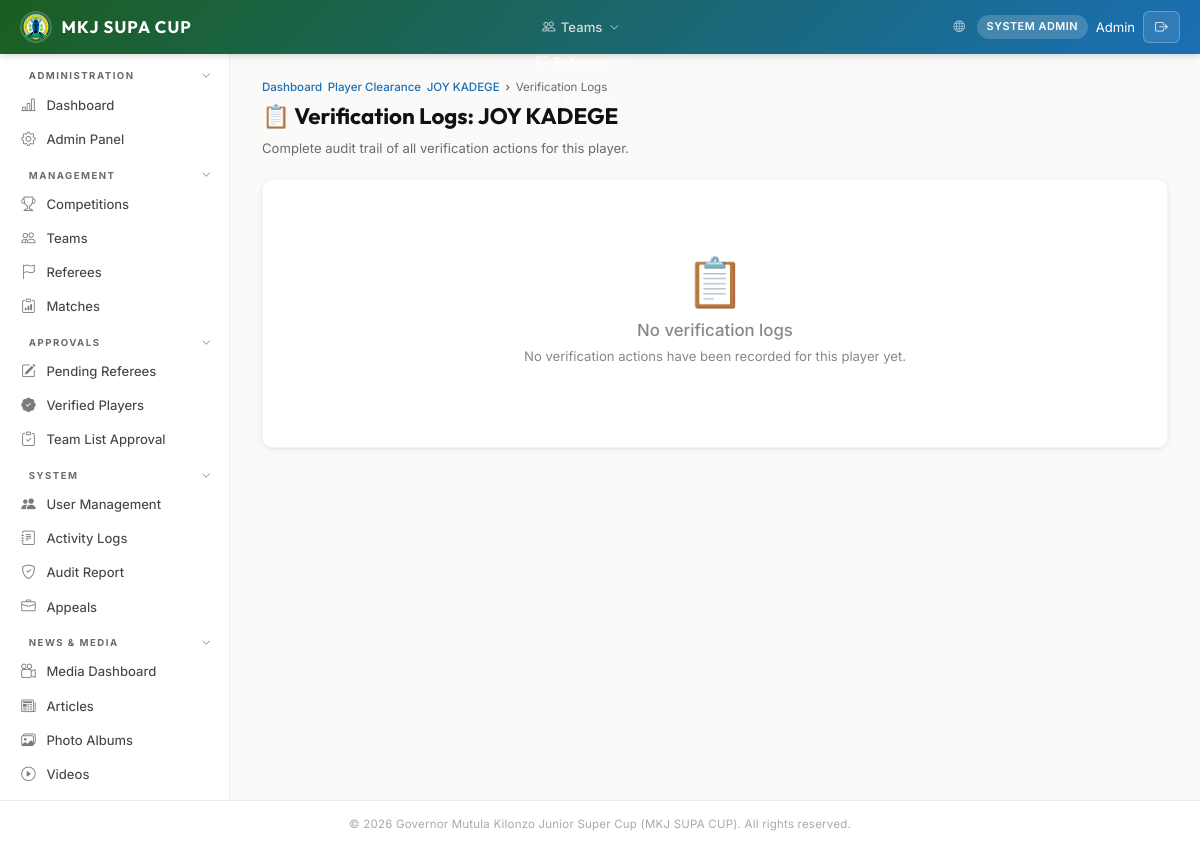
The app's page /portal/players/1/verification-logs/ (signed in) with its own data.
### accounts/models.py (models this page shows, shortened)
class User(AbstractBaseUser, PermissionsMixin):
    email       = models.EmailField(unique=True)
    first_name  = models.CharField(max_length=100)
    last_name   = models.CharField(max_length=100)
    phone       = models.CharField(max_length=13, validators=[kenya_phone_validator])
    role        = models.CharField(max_length=30, choices=UserRole.choices, default=UserRole.TEAM_MANAGER)
    county      = models.CharField(max_length=100, blank=True, help_text="Kenyan county")
    sub_county  = models.CharField(
        max_length=100, blank=True, default="",
        help_text="Sub-county or constituency assignment for sub-county sports officers",
    )
    profile_photo = models.ImageField(upload_to="profiles/", null=True, blank=True)
    is_active   = models.BooleanField(default=True)
    is_staff    = models.BooleanField(default=False)
    is_suspended = models.BooleanField(default=False, help_text="Admin-suspended account")
    assigned_discipline = models.CharField(
        max_length=30, blank=True, default="",
        help_text="Sport family or discipline this user manages (for Coordinator / Scout roles)",
    )
    must_change_password = models.BooleanField(
        default=False,
        help_text="When True the user must set a new password on next login.",
    )
    date_joined = models.DateTimeField(default=timezone.now)
    last_login  = models.DateTimeField(null=True, blank=True)
    objects = UserManager()
    USERNAME_FIELD  = "email"
    REQUIRED_FIELDS = ["first_name", "last_name"]
    class Meta:
        verbose_name      = "User"
        verbose_name_plural = "Users"
        ordering = ["last_name", "first_name"]

### teams/models.py (models this page shows, shortened)
class Player(models.Model):
    team           = models.ForeignKey(Team, on_delete=models.CASCADE, related_name="players")
    first_name     = models.CharField(max_length=100)
    last_name      = models.CharField(max_length=100)
    date_of_birth  = models.DateField()
    position       = models.CharField(max_length=10, choices=Position.choices)
    shirt_number       = models.PositiveIntegerField()
    national_id_number = models.CharField(max_length=20, blank=True, default="", validators=[national_id_validator],
                                          help_text="National ID number")
    birth_cert_number  = models.CharField(max_length=30, blank=True, default="",
                                          help_text="Birth Certificate number")
    photo          = models.ImageField(upload_to="players/photos/", null=True, blank=True,
                                       help_text="Passport-size photo")
    id_document    = models.ImageField(upload_to="players/ids/", null=True, blank=True,
                                       help_text="Copy of National ID")
    birth_certificate = models.ImageField(upload_to="players/birth_certs/", null=True, blank=True,
                                          help_text="Copy of Birth Certificate")
    verification_status = models.CharField(
        max_length=20, choices=VerificationStatus.choices,
        default=VerificationStatus.PENDING,
    )
    rejection_reason = models.CharField(
        max_length=30, choices=RejectionReason.choices,
        blank=True, default="",
    )
    rejection_notes  = models.TextField(blank=True, default="",
                                        help_text="Additional notes on rejection")
    verified_by      = models.ForeignKey(
        settings.AUTH_USER_MODEL, on_delete=models.SET_NULL,
        null=True, blank=True, related_name="verified_players",
    )
    verified_at      = models.DateTimeField(null=True, blank=True)
    huduma_status = models.CharField(
        max_length=20, choices=HudumaVerificationStatus.choices,
        default=HudumaVerificationStatus.NOT_CHECKED,
        help_text="Huduma Kenya age verification status",
    )
    huduma_verified_at  = models.DateTimeField(null=True, blank=True)
    huduma_verified_by  = models.ForeignKey(
        settings.AUTH_USER_MODEL, on_delete=models.SET_NULL,
        null=True, blank=True, related_name="huduma_verified_players",
    )
    huduma_reference    = models.CharField(max_length=100, blank=True, default="",
                                           help_text="Huduma Kenya verification reference")
    huduma_notes        = models.TextField(blank=True, default="",
                                           help_text="Notes from Huduma verification")
    fifa_connect_id     = models.CharField(max_length=50, blank=True, default="",
                                           help_text="FIFA Connect Player ID")
    fifa_connect_status = models.CharField(
        max_length=20, choices=FIFAConnectStatus.choices,
        default=FIFAConnectStatus.NOT_CHECKED,
        help_text="FIFA Connect higher-league check status",
    )
    fifa_connect_leagues = models.JSONField(
        default=list, blank=True,
        help_text="List of higher-level leagues found in FIFA Connect",
    )
    fifa_connect_checked_at = models.DateTimeField(null=True, blank=True)
    fifa_connect_checked_by = models.ForeignKey(
        settings.AUTH_USER_MODEL, on_delete=models.SET_NULL,
        null=True, blank=True, related_name="fifa_connect_checked_players",
    )
    fifa_connect_notes = models.TextField(blank=True, default="",
                                          help_text="Notes from FIFA Connect check")
    status         = models.CharField(max_length=20, choices=PlayerStatus.choices, default=PlayerStatus.ELIGIBLE)
    registered_at  = models.DateTimeField(auto_now_add=True)
    class Meta:
        unique_together = ["team", "shirt_number"]
        ordering        = ["team", "shirt_number"]
    def get_full_name(self):
        return f"{self.first_name} {self.last_name}"
    @property
    def age(self):
        from django.utils import timezone
        today = timezone.now().date()
        dob   = self.date_of_birth
        return today.year - dob.year - ((today.month, today.day) < (dob.month, dob.day))

### teams/verification_views.py (the view)
# urls.py: path("portal/players/<int:player_pk>/verification-logs/",     _verification_logs,         name="player_verification_logs"),
@login_required(login_url='web_login')
def player_verification_logs(request, player_pk):
    player = get_object_or_404(Player, pk=player_pk)
    logs = PlayerVerificationLog.objects.filter(player=player).select_related('performed_by')
    return render(request, 'portal/player_verification_logs.html', {
        'player': player,
        'logs': logs,
    })

### templates/portal/player_verification_logs.html (shortened to what this page needs)
{% extends 'base.html' %}
{% block content %}
<div class="page-header">
    <div class="breadcrumb">
        <a href="{% url 'dashboard' %}">Dashboard</a>
        <a href="{% url 'player_clearance_dashboard' %}">Player Clearance</a>
        <a href="{% url 'player_clearance_detail' player_pk=player.pk %}">{{ player.get_full_name }}</a>
        <span>Verification Logs</span>
    </div>
    <h1>📋 Verification Logs: {{ player.get_full_name }}</h1>
    <p>Complete audit trail of all verification actions for this player.</p>
</div>
<div class="card">
    <div class="card-body">
        {% if logs %}
        <div class="table-responsive">
            <table>
                <thead>
                    <tr>
                        <th>Date / Time</th>
                        <th>Step</th>
                        <th>Action</th>
                        <th>Result</th>
                        <th>Performed By</th>
                        <th>Notes</th>
                        <th>Details</th>
                    </tr>
                </thead>
                <tbody>
                    {% for log in logs %}
                    <tr>
                        <td style="font-size:.85rem;white-space:nowrap">{{ log.performed_at|date:"d M Y H:i:s" }}</td>
                        <td>
                            {% if log.step == 'document' %}📄{% elif log.step == 'huduma' %}🏛️{% elif log.step == 'fifa_connect' %}⚽{% else %}🛡️{% endif %}
                            {{ log.get_step_display }}
                        </td>
                        <td style="font-weight:600">{{ log.action }}</td>
                        <td>
                            {% if log.result == 'verified' or log.result == 'clear' or log.result == 'eligible' %}
                            <span style="background:#e8f5e9;color:#1565C0;padding:.2rem .5rem;border-radius:4px;font-size:.8rem;font-weight:600">{{ log.result }}</span>
                            {% elif log.result == 'flagged' or log.result == 'failed' or log.result == 'rejected' or log.result == 'ineligible' %}
                            <span style="background:#fce4ec;color:#C62828;padding:.2rem .5rem;border-radius:4px;font-size:.8rem;font-weight:600">{{ log.result }}</span>
                            {% else %}
                            <span style="background:#f5f5f5;color:#555;padding:.2rem .5rem;border-radius:4px;font-size:.8rem">{{ log.result }}</span>
                            {% endif %}
                        </td>
                        <td style="font-size:.85rem">{% if log.performed_by %}{{ log.performed_by.get_full_name }}{% else %}System{% endif %}</td>
                        <td style="font-size:.85rem;max-width:250px">{{ log.notes|default:"—" }}</td>
                        <td style="font-size:.8rem;max-width:200px;word-break:break-all;color:#888">
                            {% if log.details %}
                            <details>
                                <summary style="cursor:pointer;color:#1565C0">View</summary>
                                <pre style="font-size:.75rem;margin-top:.25rem;white-space:pre-wrap">{{ log.details }}</pre>
                            </details>
                            {% else %}—{% endif %}
                        </td>
                    </tr>
                    {% endfor %}
                </tbody>
            </table>
        </div>
        {% else %}
        <div class="empty-state" style="padding:3rem;text-align:center">
            <div style="font-size:3rem">📋</div>
            <h3>No verification logs</h3>
            <p style="color:#888">No verification actions have been recorded for this player yet.</p>
        </div>
        {% endif %}
    </div>
</div>
{% endblock %}

### templates/base.html (shortened to what this page needs)
{% load static %}
<!DOCTYPE html>
<html lang="en">
<head>
    <link rel="stylesheet" href="https://cdn.jsdelivr.net/npm/bootstrap@5.1.3/dist/css/bootstrap.min.css">
    <link rel="stylesheet" href="{% static 'css/style.css' %}">
    <link rel="stylesheet" href="https://cdn.jsdelivr.net/npm/bootstrap-icons@1.11.3/font/bootstrap-icons.min.css">
</head>
<body>
    {% block body %}
    <nav class="navbar">
        <div style="display:flex;align-items:center;gap:0">
            <a href="{% url 'dashboard' %}" class="navbar-brand">
                <img src="{% static 'img/Makueni logo.png' %}" alt="Makueni County Logo">
                <span>MKJ SUPA CUP</span>
            </a>
        </div>
        <ul class="navbar-nav">
            {% if user.role == 'admin' or user.role == 'competition_manager' %}
            <li>
                <a href="{% url 'competitions_list' %}" class=""></a>
            </li>
            {% endif %}
            {% if user.role == 'admin' or user.role == 'competition_manager' or user.role == 'verification_officer' or user.role == 'team_manager' %}
            <li>
                <a href="{% url 'teams_list' %}" class="{% if 'team' in request.resolver_match.url_name %}active{% endif %}"><i class="bi bi-people"></i> Teams <i class="bi bi-chevron-down" style="font-size:.6rem;margin-left:.1rem"></i></a>
            </li>
            {% endif %}
            {% if user.role == 'admin' or user.role == 'coordinator' or user.role == 'referee' %}
            <li>
                <a href="{% url 'referees_list' %}" class=""><i class="bi bi-flag"></i> <i class="bi bi-chevron-down" style="font-size:.6rem;margin-left:.1rem"></i></a>
            </li>
            {% endif %}
            <li><a href="{% url 'matches_list' %}" class="{% if 'match' in request.resolver_match.url_name %}active{% endif %}"><i class="bi bi-clipboard-data"></i> Matches</a></li>
        </ul>
        <div class="navbar-user">
            <a href="{% url 'home' %}" style="color:rgba(255,255,255,.65);font-size:.72rem;margin-right:.25rem;"><i class="bi bi-globe"></i></a>
            <span class="role-badge">{{ user.get_role_display }}</span>
            <span style="font-size:.82rem">{{ user.first_name }}</span>
            <form method="post" action="{% url 'web_logout' %}" style="display:inline;">
                <button type="submit" class="btn-logout"><i class="bi bi-box-arrow-right"></i></button>
            </form>
        </div>
    </nav>
    <div class="layout">
        {% include 'includes/sidebar.html' %}
        <main class="main-content">
            {% block content %}{% endblock %}
        </main>
    </div>
    <footer class="footer">
        &copy; 2026 Governor Mutula Kilonzo Junior Super Cup (MKJ SUPA CUP). All rights reserved.
    </footer>
    {% endblock %}
</body>
</html>

### records on screen
User: role "SYSTEM ADMIN", first_name "Admin"
Player: get_full_name "JOY KADEGE"
